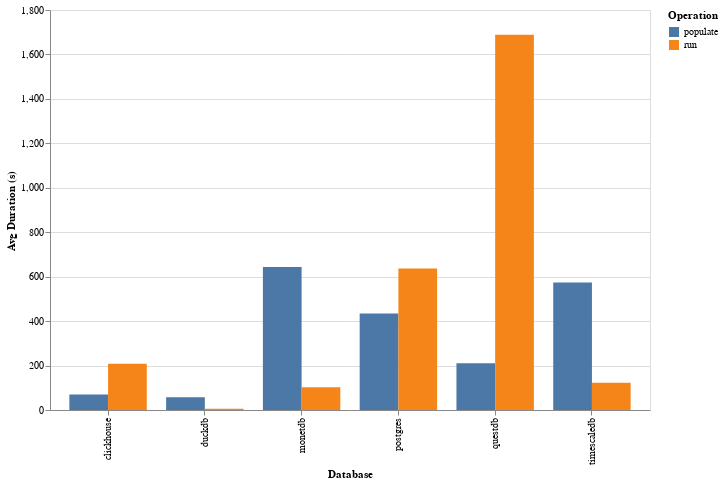

The notebook cell this image was saved under:
### Code cell
df = db.execute(
    """
SELECT
	db,
	operation,
	ROUND(AVG(epoch(finished_at - started_at)), 2) AS avg_duration_seconds
FROM
	benchmark
WHERE
	suite = (?)
    and deleted_at is null
	AND finished_at IS NOT NULL
GROUP BY
	db,
	operation
ORDER BY
	operation,
	avg_duration_seconds;
""",
    [SUITE],
).pl()

width = 100 * df.select("db").n_unique()

chart = (
    alt.Chart(df)
    .mark_bar()
    .encode(
        x=alt.X("db:N", title="Database"),
        xOffset=alt.XOffset("operation:N"),
        y=alt.Y("avg_duration_seconds:Q", title="Avg Duration (s)"),
        color=alt.Color("operation:N", title="Operation"),
        tooltip=["db:N", "operation:N", "avg_duration_seconds:Q"],
    )
    .properties(
        width=width,
        height=400,
    )
).interactive()

chart

### Figure 1 — Vega-Lite specification as saved in the notebook (floating-point values rounded to 4 significant figures)
{"config": {"view": {"continuousWidth": 300, "continuousHeight": 300}}, "data": {"name": "data-894c10e5903682ea5dbc12b384cd79e2"}, "mark": {"type": "bar"}, "encoding": {"color": {"field": "operation", "title": "Operation", "type": "nominal"}, "tooltip": [{"field": "db", "type": "nominal"}, {"field": "operation", "type": "nominal"}, {"field": "avg_duration_seconds", "type": "quantitative"}], "x": {"field": "db", "title": "Database", "type": "nominal"}, "xOffset": {"field": "operation", "type": "nominal"}, "y": {"field": "avg_duration_seconds", "title": "Avg Duration (s)", "type": "quantitative"}}, "height": 400, "params": [{"name": "param_1", "select": {"type": "interval", "encodings": ["x", "y"]}, "bind": "scales"}], "width": 600, "$schema": "https://vega.github.io/schema/vega-lite/v5.20.1.json", "datasets": {"data-894c10e5903682ea5dbc12b384cd79e2": [{"db": "duckdb", "operation": "populate", "avg_duration_seconds": 57.81}, {"db": "clickhouse", "operation": "populate", "avg_duration_seconds": 69.7}, {"db": "questdb", "operation": "populate", "avg_duration_seconds": 209.9}, {"db": "postgres", "operation": "populate", "avg_duration_seconds": 434.4}, {"db": "timescaledb", "operation": "populate", "avg_duration_seconds": 573.4}, {"db": "monetdb", "operation": "populate", "avg_duration_seconds": 644.0}, {"db": "duckdb", "operation": "run", "avg_duration_seconds": 5.89}, {"db": "monetdb", "operation": "run", "avg_duration_seconds": 102.4}, {"db": "timescaledb", "operation": "run", "avg_duration_seconds": 122.5}, {"db": "clickhouse", "operation": "run", "avg_duration_seconds": 208.4}, {"db": "postgres", "operation": "run", "avg_duration_seconds": 636.7}, {"db": "questdb", "operation": "run", "avg_duration_seconds": 1688.0}]}}
